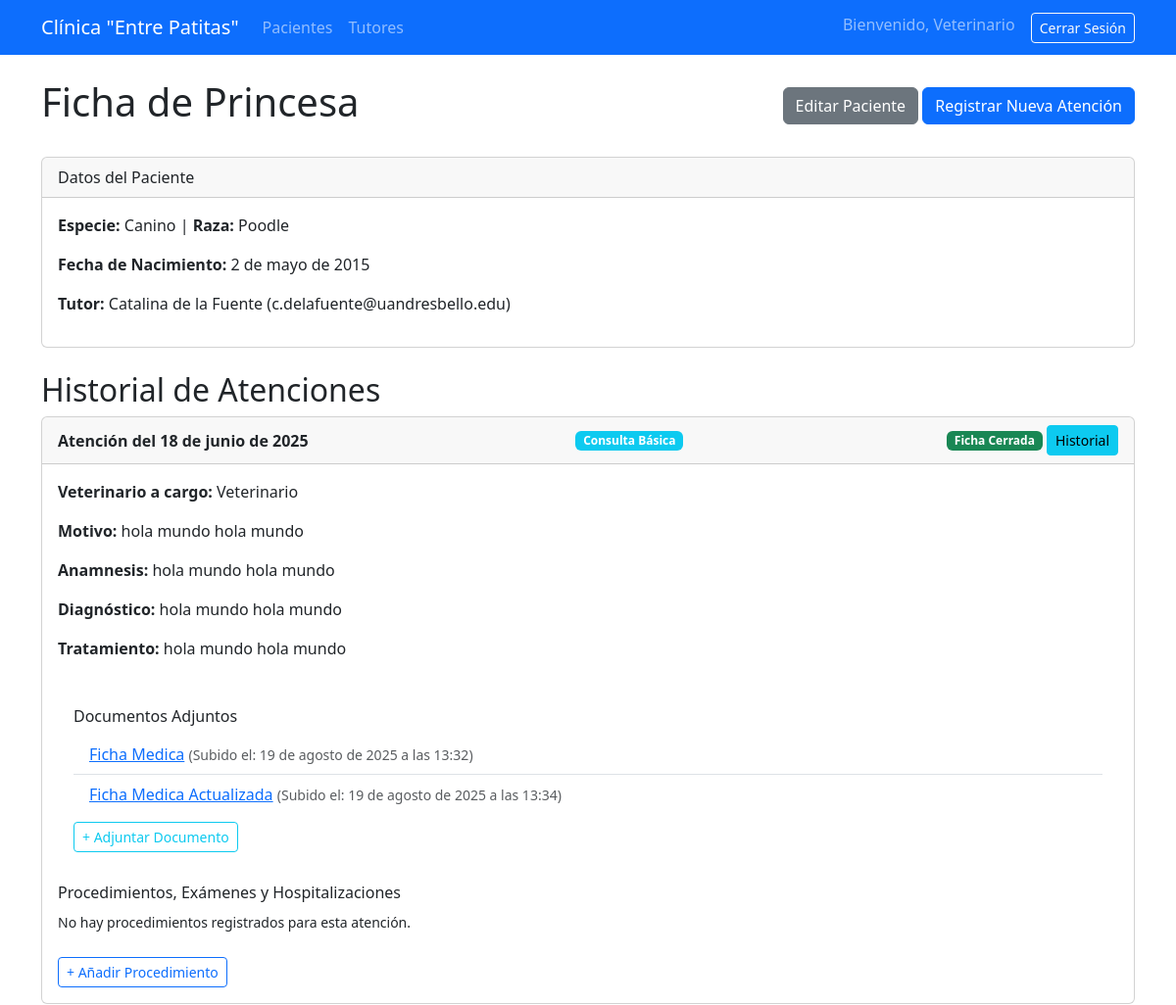
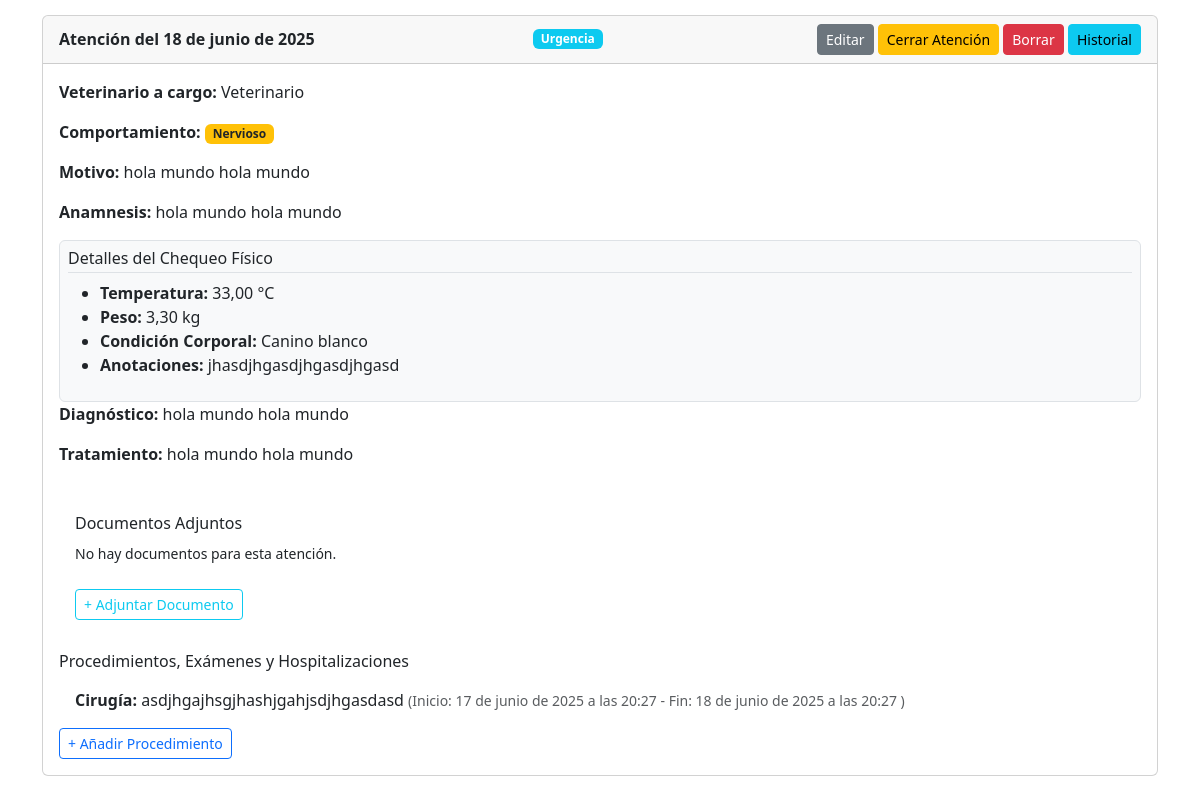
The app's page /gestion/pacientes/3/ (signed in) with its own data (2 pictures, top to bottom).
### gestion/models.py (models this page shows, shortened)
class Paciente(models.Model):
    nombre = models.CharField(max_length=50)
    especie = models.CharField(max_length=50)
    raza = models.CharField(max_length=50)
    sexo = models.CharField(max_length=10)
    fecha_nacimiento = models.DateField()
    microchip_tatuaje = models.CharField(max_length=50, blank=True, null=True) #
    tutor = models.ForeignKey(Tutor, on_delete=models.CASCADE, related_name='pacientes')

class Tutor(models.Model):
    nombre_completo = models.CharField(max_length=100)
    rut = models.CharField(max_length=12, unique=True)
    direccion = models.CharField(max_length=200)
    telefono = models.CharField(max_length=15)
    email = models.EmailField(unique=True)

class AtencionMedica(models.Model):
    TIPO_ATENCION_CHOICES = [
        ('Clínica', 'Clínica Veterinaria'),
        ('Club', 'Club Entre Patitas')
    ]
    TIPO_VISITA_CHOICES = [
        ('Consulta', 'Consulta Básica'),
        ('Urgencia', 'Urgencia'),
        ('Domicilio', 'Visita a Domicilio'),
    ]
    ESTADO_EMOCIONAL_CHOICES = [
        ('Tranquilo', 'Tranquilo'),
        ('Nervioso', 'Nervioso'),
        ('Agresivo', 'Agresivo'),
    ]
    ficha_clinica = models.ForeignKey(FichaClinica, on_delete=models.CASCADE, related_name='atenciones')
    fecha_atencion = models.DateTimeField(auto_now_add=True)
    veterinario = models.ForeignKey(User, on_delete=models.SET_NULL, null=True)
    tipo_atencion = models.CharField(max_length=10, choices=TIPO_ATENCION_CHOICES)
    tipo_visita = models.CharField(max_length=20, choices=TIPO_VISITA_CHOICES)
    motivo_consulta = models.TextField(help_text="Debe tener un mínimo de 10 caracteres.")
    anamnesis = models.TextField(verbose_name="Anamnesis (antecedentes previos y actuales)")
    diagnostico = models.TextField()
    tratamiento = models.TextField()
    estado_emocional = models.CharField(max_length=20, choices=ESTADO_EMOCIONAL_CHOICES, blank=True, null=True, verbose_name="Comportamiento del Paciente")
    esta_cerrada = models.BooleanField(default=False)
    notas_hospitalizacion = models.TextField(blank=True, null=True, help_text="Notas específicas de la hospitalización")
    jaula_numero = models.CharField(max_length=10, blank=True, null=True, verbose_name="Número de Jaula")
    history = HistoricalRecords()

class DocumentoAdjunto(models.Model):
    atencion_medica = models.ForeignKey(AtencionMedica, on_delete=models.CASCADE, related_name='documentos')
    titulo = models.CharField(max_length=100)
    archivo = models.FileField(upload_to='documentos/')
    fecha_subida = models.DateTimeField(auto_now_add=True)

class ChequeoFisico(models.Model):
    atencion_medica = models.OneToOneField(AtencionMedica, on_delete=models.CASCADE, related_name='chequeo')
    temperatura = models.DecimalField(max_digits=4, decimal_places=2)
    peso = models.DecimalField(max_digits=5, decimal_places=2)
    condicion_corporal = models.CharField(max_length=100)
    anotaciones = models.TextField(blank=True, null=True)

class Procedimiento(models.Model):
    TIPO_PROCEDIMIENTO_CHOICES = [
        ('Cirugía', 'Cirugía'),
        ('Examen', 'Examen'),
        ('Hospitalización', 'Hospitalización')
    ]
    atencion_medica = models.ForeignKey(AtencionMedica, on_delete=models.CASCADE, related_name='procedimientos')
    tipo = models.CharField(max_length=20, choices=TIPO_PROCEDIMIENTO_CHOICES) #
    descripcion = models.TextField()
    fecha_inicio = models.DateTimeField()
    fecha_fin = models.DateTimeField(blank=True, null=True)

### gestion/views.py (the view)
# urls.py: path('pacientes/<int:paciente_id>/', views.detalle_paciente, name='detalle_paciente'),
@login_required
def detalle_paciente(request, paciente_id):
    paciente = get_object_or_404(Paciente, pk=paciente_id)
    try:
        ficha = FichaClinica.objects.get(paciente=paciente)
        atenciones = AtencionMedica.objects.filter(ficha_clinica=ficha).order_by('-fecha_atencion')
    except FichaClinica.DoesNotExist:
        ficha = None
        atenciones = []
    contexto = {
        'paciente': paciente,
        'ficha': ficha,
        'atenciones': atenciones,
    }
    return render(request, 'gestion/detalle_paciente.html', contexto)

### gestion/templates/gestion/detalle_paciente.html (shortened to what this page needs)
{% extends 'gestion/base.html' %}
{% block content %}
    <div class="d-flex justify-content-between align-items-center mb-4">
        <h1>Ficha de {{ paciente.nombre }}</h1>
        <div>
            <a href="{% url 'editar_paciente' paciente.id %}" class="btn btn-secondary">Editar Paciente</a>
            <a href="{% url 'seleccionar_tipo_atencion' paciente.id %}" class="btn btn-primary">Registrar Nueva Atención</a>
        </div>
    </div>
    <div class="card mb-4">
        <div class="card-header">Datos del Paciente</div>
        <div class="card-body">
            <p><strong>Especie:</strong> {{ paciente.especie }} | <strong>Raza:</strong> {{ paciente.raza }}</p>
            <p><strong>Fecha de Nacimiento:</strong> {{ paciente.fecha_nacimiento }}</p>
            <p><strong>Tutor:</strong> {{ paciente.tutor.nombre_completo }} ({{ paciente.tutor.email }})</p>
        </div>
    </div>
    <h2>Historial de Atenciones</h2>
    {% for atencion in atenciones %}
        <div class="card mb-3">
            <div class="card-header d-flex justify-content-between align-items-center">
                <strong>Atención del {{ atencion.fecha_atencion.date }}</strong>
                <span class="badge bg-info ms-1">{{ atencion.get_tipo_visita_display }}</span>
                <div>
                    {% if atencion.esta_cerrada %}
                        <span class="badge bg-success">Ficha Cerrada</span>
                    {% else %}
                        <a href="{% url 'editar_atencion' paciente.id atencion.id %}" class="btn btn-secondary btn-sm">Editar</a>
                        <a href="{% url 'cerrar_atencion' paciente.id atencion.id %}" class="btn btn-warning btn-sm">Cerrar Atención</a>
                        <a href="{% url 'borrar_atencion' paciente.id atencion.id %}" class="btn btn-danger btn-sm">Borrar</a>
                    {% endif %}
                    <a href="{% url 'ver_historial_atencion' atencion.id %}" class="btn btn-info btn-sm">Historial</a>
                </div>
            </div>
            <div class="card-body">
                <p><strong>Veterinario a cargo:</strong> {{ atencion.veterinario.username|default:"No asignado" }}</p>
                {% if atencion.estado_emocional %}
                    <p><strong>Comportamiento:</strong>
                        {% if atencion.estado_emocional == 'Agresivo' %}
                            <span class="badge bg-danger">{{ atencion.estado_emocional }}</span>
                        {% elif atencion.estado_emocional == 'Nervioso' %}
                            <span class="badge bg-warning text-dark">{{ atencion.estado_emocional }}</span>
                        {% else %}
                            <span class="badge bg-secondary">{{ atencion.estado_emocional }}</span>
                        {% endif %}
                    </p>
                {% endif %}
                <p><strong>Motivo:</strong> {{ atencion.motivo_consulta }}</p>
                <p><strong>Anamnesis:</strong> {{ atencion.anamnesis }}</p>
                {% if atencion.chequeo %}
                    <div class="p-2 bg-light border rounded mt-2">
                        <h6 class="border-bottom pb-1">Detalles del Chequeo Físico</h6>
                        <ul>
                            <li><strong>Temperatura:</strong> {{ atencion.chequeo.temperatura }} °C</li>
                            <li><strong>Peso:</strong> {{ atencion.chequeo.peso }} kg</li>
                            <li><strong>Condición Corporal:</strong> {{ atencion.chequeo.condicion_corporal }}</li>
                            {% if atencion.chequeo.anotaciones %}
                            <li><strong>Anotaciones:</strong> {{ atencion.chequeo.anotaciones }}</li>
                            {% endif %}
                        </ul>
                    </div>
                {% endif %}
                <p><strong>Diagnóstico:</strong> {{ atencion.diagnostico }}</p>
                <p><strong>Tratamiento:</strong> {{ atencion.tratamiento }}</p>
                <div class="card-body">
                    <div class="mt-3">
                        <h6>Documentos Adjuntos</h6>
                        {% if atencion.documentos.all %}
                            <ul class="list-group list-group-flush">
                            {% for doc in atencion.documentos.all %}
                                <li class="list-group-item">
                                    <a href="{{ doc.archivo.url }}" target="_blank">{{ doc.titulo }}</a>
                                    <small class="text-muted"> (Subido el: {{ doc.fecha_subida }})</small>
                                </li>
                            {% endfor %}
                            </ul>
                        {% else %}
                            <p><small>No hay documentos para esta atención.</small></p>
                        {% endif %}
                        <a href="{% url 'adjuntar_documento' atencion.id %}" class="btn btn-outline-info btn-sm mt-2">+ Adjuntar Documento</a>
                    </div>
                </div>
                <div class="mt-3">
                    <h6>Procedimientos, Exámenes y Hospitalizaciones</h6>
                    {% if atencion.procedimientos.all %}
                        <ul class="list-group list-group-flush">
                        {% for procedimiento in atencion.procedimientos.all %}
                            <li class="list-group-item">
                                <strong>{{ procedimiento.get_tipo_display }}:</strong> {{ procedimiento.descripcion }}
                                <small class="text-muted">
                                    (Inicio: {{ procedimiento.fecha_inicio }}
                                    {% if procedimiento.fecha_fin %}
                                        - Fin: {{ procedimiento.fecha_fin }}
                                    {% endif %})
                                </small>
                            </li>
                        {% endfor %}
                        </ul>
                    {% else %}
                        <p><small>No hay procedimientos registrados para esta atención.</small></p>
                    {% endif %}
                    <a href="{% url 'crear_procedimiento' atencion.id %}" class="btn btn-outline-primary btn-sm mt-2">+ Añadir Procedimiento</a>
                </div>
            </div>
        </div>
    {% empty %}
        <div class="alert alert-info">No hay atenciones registradas.</div>
    {% endfor %}
{% endblock %}

### gestion/templates/gestion/base.html (shortened to what this page needs)
{% load static %}
<!doctype html>
<html lang="es">
<head>
    <link href="https://cdn.jsdelivr.net/npm/bootstrap@5.3.3/dist/css/bootstrap.min.css" rel="stylesheet">
</head>
<body>
    <nav class="navbar navbar-expand-lg navbar-dark bg-primary">
        <div class="container">
            <a class="navbar-brand" href="{% url 'lista_pacientes' %}">Clínica "Entre Patitas"</a>
            <div class="collapse navbar-collapse">
                <ul class="navbar-nav me-auto mb-2 mb-lg-0">
                    <li class="nav-item">
                        <a class="nav-link" href="{% url 'lista_pacientes' %}">Pacientes</a>
                    </li>
                    <li class="nav-item">
                        <a class="nav-link" href="{% url 'lista_tutores' %}">Tutores</a>
                    </li>
                </ul>
                <ul class="navbar-nav ms-auto mb-2 mb-lg-0">
                    {% if user.is_authenticated %}
                        <li class="nav-item">
                            <span class="navbar-text">
                                Bienvenido, {{ user.username }}
                            </span>
                        </li>
                        <li class="nav-item ms-3">
                            <form action="{% url 'logout' %}" method="post" class="d-inline">
                                    <button type="submit" class="btn btn-outline-light btn-sm">Cerrar Sesión</button>
                            </form>
                        </li>
                    {% else %}
                        <li class="nav-item">
                            <a href="{% url 'login' %}" class="btn btn-outline-light btn-sm">Iniciar Sesión</a>
                        </li>
                    {% endif %}
                </ul>
            </div>
        </div>
    </nav>
    <main class="container mt-4">
        {% block content %}
        {% endblock %}
    </main>
</body>
</html>

### records on screen
Paciente: nombre "Princesa", especie "Canino", raza "Poodle", fecha_nacimiento "2 de mayo de 2015", tutor.nombre_completo "Catalina de la Fuente", tutor.email "c.delafuente@uandresbello.edu"
AtencionMedica: fecha_atencion "18 de junio de 2025", tipo_visita "Consulta Básica", esta_cerrada "Ficha Cerrada", veterinario.username "Veterinario", motivo_consulta "hola mundo hola mundo", anamnesis "hola mundo hola mundo", diagnostico "hola mundo hola mundo", tratamiento "hola mundo hola mundo", shows "No hay procedimientos registrados para esta atención."
DocumentoAdjunto: titulo "Ficha Medica", fecha_subida "19 de agosto de 2025 a las 13:32"
DocumentoAdjunto: titulo "Ficha Medica Actualizada", fecha_subida "19 de agosto de 2025 a las 13:34"
AtencionMedica: fecha_atencion "18 de junio de 2025", tipo_visita "Urgencia", esta_cerrada "Editar", veterinario.username "Veterinario", estado_emocional "Nervioso", motivo_consulta "hola mundo hola mundo", anamnesis "hola mundo hola mundo", chequeo.temperatura "33,00", chequeo.peso "3,30", chequeo.condicion_corporal "Canino blanco", chequeo.anotaciones "jhasdjhgasdjhgasdjhgasd", diagnostico "hola mundo hola mundo", tratamiento "hola mundo hola mundo", shows "No hay documentos para esta atención."
Procedimiento: tipo "Cirugía", descripcion "asdjhgajhsgjhashjgahjsdjhgasdasd", fecha_inicio "17 de junio de 2025 a las 20:27", fecha_fin "18 de junio de 2025 a las 20:27"

### other values on screen
{{ user.username }} "Veterinario"
